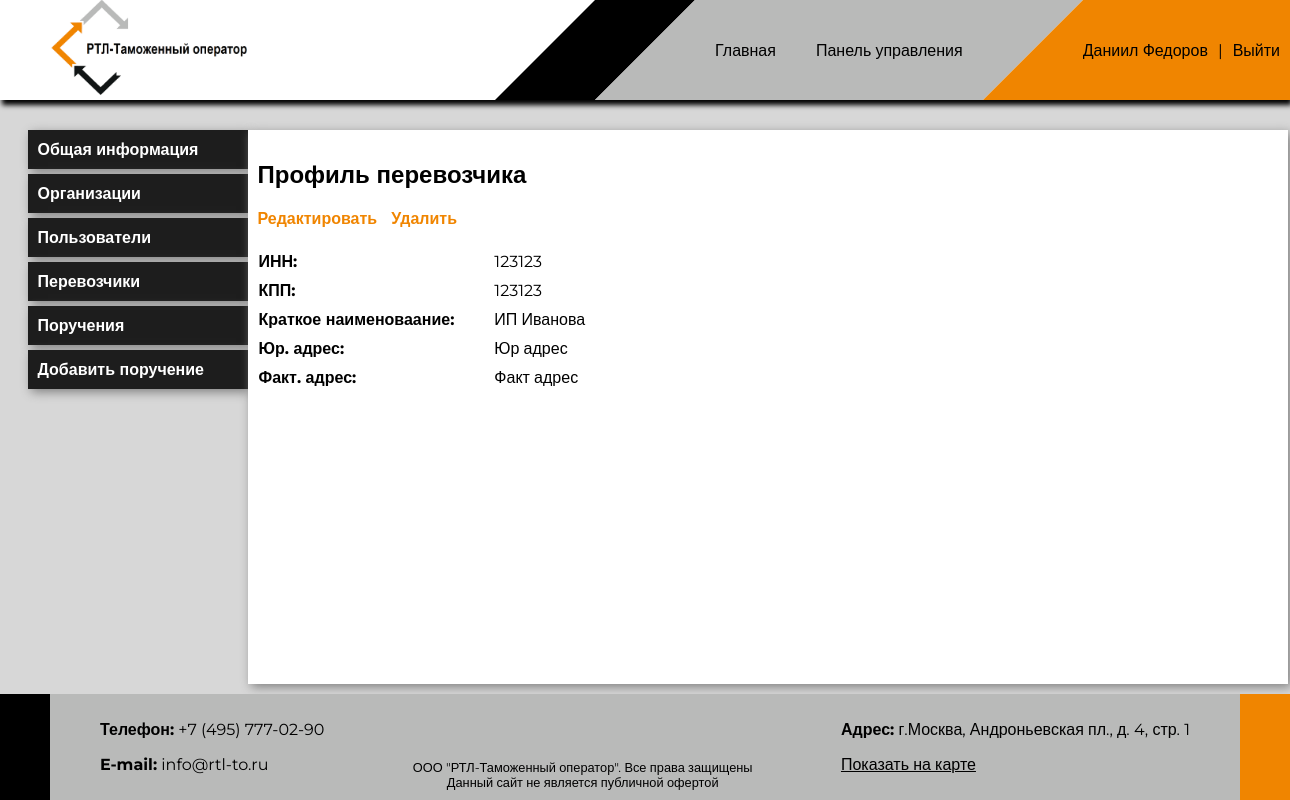
/management/contractors/15938e66-632d-4901-9b44-28364908f5f9 (signed in), run on the app's committed database.
### app_auth/models.py (models this page shows, shortened)
class User(AbstractUser):
    id = models.UUIDField(primary_key=True, default=uuid.uuid4, editable=False)
    last_name = models.CharField(max_length=255, blank=False, null=False, verbose_name=_('фамилия'))
    first_name = models.CharField(max_length=255, blank=False, null=False, verbose_name=_('имя'))
    second_name = models.CharField(max_length=255, blank=True, null=True, verbose_name=_('отчество'))
    email = models.EmailField(blank=False, null=False, verbose_name=_('email'), unique=True)
    client = models.ForeignKey(Client, on_delete=models.CASCADE, verbose_name=_('организация'), related_name='users',
                               null=True, blank=True)
    class Meta:
        verbose_name = _('user')
        verbose_name_plural = _('users')
        permissions = [
            ('view_all_users', 'Can view all users')
        ]

class Organisation(models.Model):
    id = models.UUIDField(primary_key=True, default=uuid.uuid4, editable=False)
    inn = models.IntegerField(db_index=True, verbose_name=_('ИНН'))
    kpp = models.IntegerField(db_index=True, verbose_name=_('КПП'))
    short_name = models.CharField(max_length=255, verbose_name=_('Краткое наименование'))
    legal_address = models.CharField(max_length=255, verbose_name=_('Юр. адрес'))
    fact_address = models.CharField(max_length=255, verbose_name=_('Факт. адрес'))
    class Meta:
        abstract = True
        verbose_name = 'организация'
        verbose_name_plural = 'организации'

class Contractor(Organisation):
    class Meta:
        verbose_name = 'подрядчик'
        verbose_name_plural = 'подрядчики'

### management/views.py (the view)
# urls.py: path('contractors/<uuid:pk>', ContractorDetailView.as_view(), name='contractor_detail'),
class ContractorDetailView(PermissionRequiredMixin, DetailView):
    permission_required = 'app_auth.view_contractor'
    login_url = 'login'
    model = Contractor
    template_name = 'management/contractor_detail.html'

### management/templates/management/contractor_detail.html
{% extends 'management/main_menu.html' %}
{% block 'inner_content' %}
{% load menu_tags %}
<div class="profile_view">
    <div>
        <h2>Профиль перевозчика {{ object.title }}</h2>
        <a href="{% url 'contractor_edit' pk=object.id %}?next={{ request.path }}">Редактировать</a>
        <a href="{% url 'contractor_delete' pk=object.id %} ">Удалить</a>
    </div>
    <br>
    <table class="detail_view_table">
        <tbody>
            <tr>
                <th>ИНН:</th>
                <td>{{ object.inn }}</td>
            </tr>
            <tr>
                <th>КПП:</th>
                <td>{{ object.kpp }}</td>
            </tr>
            <tr>
                <th>Краткое наименоваание:</th>
                <td>{{ object.short_name }}</td>
            </tr>
            <tr>
                <th>Юр. адрес:</th>
                <td>{{ object.legal_address }}</td>
            </tr>
            <tr>
                <th>Факт. адрес:</th>
                <td>{{ object.fact_address }}</td>
            </tr>
        </tbody>
    </table>
</div>
{% endblock %}

### static_pages/templates/static_pages/base.html (shortened to what this page needs)
<!DOCTYPE html>
<html lang="en">
<head>
    {% load static %}
    <link rel="stylesheet" type="text/css" href="{% static 'css/base.css' %}">
    <link rel="stylesheet" type="text/css" href="{% static 'css/statics.css' %}">
</head>
<body>
    <div id="header" style="display: flex">
        <div id="logo">
            <a href="/">
                <img src="{% static 'img/logo.png' %}">
            </a>
        </div>
        <div id="menu_wrapper">
            <div id="menu">
                <div><a href="{% url 'home' %}">Главная</a></div>
                {% if user.is_staff %}
                <div><a href="{% url 'dashboard' %}">Панель управления</a></div>
                {% elif user.is_authenticated %}
                <div><a href="{% url 'dashboard_pub' %}">Личный кабинет</a></div>
                {% endif %}
            </div>
            <div id="login_block">
                {% if user.is_authenticated %}
                <a href="{% url 'profile' %}"><div>{{ user.first_name }} {{ user.last_name }}</div></a>
                <span class="login_label">|</span>
                <a href="{% url 'logout' %}"><div>Выйти</div></a>
                {% else %}
                <a href="{% url 'login' %}"><div>Войти</div></a>
                {% endif %}
            </div>
        </div>
    </div>
    <div id="all_content">
        {% block 'content' %}
        {% endblock %}
    </div>
    <div id="footer">
        <div>
            <p><b>Телефон:</b> +7 (495) 777-02-90</p>
            <p><b>E-mail:</b> info@rtl-to.ru</p>
        </div>
        <div class="copyright">
            ООО "РТЛ-Таможенный оператор". Все права защищены<br />
            Данный сайт не является публичной офертой
        </div>
        <div>
            <p><b>Адрес:</b> г.Москва, Андроньевская пл., д. 4, стр. 1</p>
            <a href="https://yandex.ru/maps/-/CCUabPrxGA" target="blank">Показать на карте</a>
        </div>
    </div>
</body>
</html>

### static/css/base.css (style rules this page uses)
html, body { height: 100%; margin: 0; max-width: 1920px; min-width: 1280px; font-family: Montserrat, sans-serif; }
body { display: flex; flex-direction: column; }
#header { width: 100%; height: 100px; display: flex; justify-content: space-between; box-shadow: 2px 5px 5px black; align-items: center; z-index: 100 }
#menu_wrapper a { text-decoration: none; color: black; padding: 5px 0; margin-bottom: -2px; border-bottom: 2px solid transparent; }
#logo { margin-left: 50px }
#logo img { height: 100px; }
#menu_wrapper { height: 100%; display: flex; align-items: center; flex-flow: row nowrap; }
#menu { height: 100%; position:relative; background: #b9bab9; display: flex; justify-content: space-around; align-items: center; margin-right: 100px; }
#menu::before { content: ''; position:absolute; left: -100px; width:0; height:0; border-bottom: 100px solid #b9bab9; border-left: 100px solid transparent; }
#menu::after { content: ''; position:absolute; right: -100px; width:0; height:0; border-top: 100px solid #b9bab9; border-right: 100px solid transparent; }
#menu div { margin: 20px; }
#login_block { height: 100%; min-width: 100px; padding-right: 10px; background: #f08500; position: relative; display: flex; align-items: center; justify-content: center; }
#login_block::before { content: ''; position:absolute; left: -100px; width:0; height:0; border-bottom: 100px solid #f08500; border-left: 100px solid transparent; }
.login_label { margin: 0 10px; font-weight: block; }
#all_content { flex: 1 0 auto; padding-top: 30px; background-color: #d7d7d7; display: flex; justify-content: center; align-items: center; }
#all_content a { text-decoration: none; font-weight: bold; margin-right: 10px; color: #f08500; }
table.form_table, table.detail_view_table { border-spacing: 0; }
table.form_table td, table.detail_view_table td { padding: 5px; }
table.form_table th, table.detail_view_table th { padding-right: 35px; text-align: left !important; }
.horizontal_tables_list td, .horizontal_tables_list td, { padding: 0 !important; padding-bottom: 10px !important; }
#footer { flex-shrink: 0; background: #b9bab9; border-left: 50px solid black; border-right: 50px solid #f08500; padding: 10px 50px 10px 50px; display: flex; justify-content: space-between; }
#footer a { color: black; }
.copyright { align-self: flex-end; font-size: 0.8em; text-align: center; }

### data on the page
User: first_name "Даниил", last_name "Федоров"
Contractor: inn "123123", kpp "123123", short_name "ИП Иванова", legal_address "Юр адрес", fact_address "Факт адрес"
